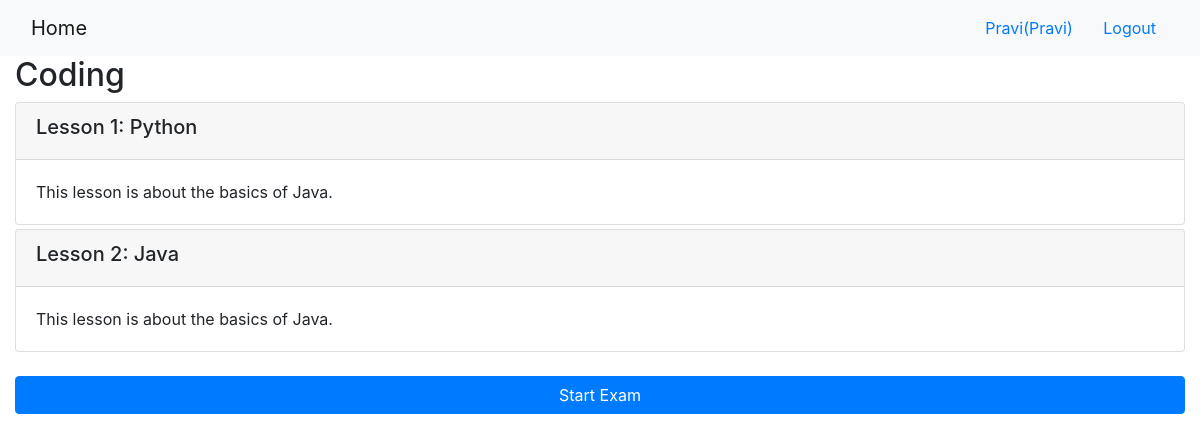
The app's page /onlinecourse/1/ (signed in) with its own data.
### onlinecourse/models.py (models this page shows, shortened)
class Course(models.Model):
    name = models.CharField(null=False, max_length=30, default='online course')
    image = models.ImageField(upload_to='course_images/')
    description = models.CharField(max_length=1000)
    pub_date = models.DateField(null=True)
    instructors = models.ManyToManyField(Instructor)
    users = models.ManyToManyField(settings.AUTH_USER_MODEL, through='Enrollment')
    total_enrollment = models.IntegerField(default=0)
    is_enrolled = False

class Lesson(models.Model):
    title = models.CharField(max_length=200, default="title")
    order = models.IntegerField(default=0)
    course = models.ForeignKey(Course, on_delete=models.CASCADE)
    content = models.TextField()

### onlinecourse/views.py (the view)
# urls.py: path('<int:pk>/', views.CourseDetailView.as_view(), name='course_details'),
class CourseDetailView(generic.DetailView):
    model = Course
    template_name = 'onlinecourse/course_detail_bootstrap.html'

### onlinecourse/templates/onlinecourse/course_detail_bootstrap.html (shortened to what this page needs)
<!DOCTYPE html>
<html lang="en">
<head>
     {% load static %}
    <link rel="stylesheet" href="https://maxcdn.bootstrapcdn.com/bootstrap/4.5.2/css/bootstrap.min.css">
</head>
<body>
    <nav class="navbar navbar-light bg-light">
        <div class="container-fluid">
            <div class="navbar-header">
                  <a class="navbar-brand" href="{% url 'onlinecourse:index' %}">Home</a>
            </div>
            <ul class="nav navbar-nav navbar-right">
                {% if user.is_authenticated %}
                <li>
                    <a class="btn btn-link" href="#">{{ user.first_name }}({{ user.username }})</a>
                    <a class="btn btn-link" href="{% url 'onlinecourse:logout' %}">Logout</a>
                </li>
                {% endif %}
            </ul>
        </div>
    </nav>
    <div class="container-fluid">
        <h2>{{ course.name }}</h2>
        <div class="card-columns-vertical">
            {% for lesson in course.lesson_set.all %}
                <div class="card mt-1">
                    <div class="card-header"><h5>Lesson {{lesson.order|add:1}}: {{lesson.title}}</h5></div>
                    <div class="card-body">{{lesson.content}}</div>
                </div>
            {% endfor %}
        </div>
        {% if user.is_authenticated %}
    <button class="btn btn-primary btn-block" data-toggle="collapse" data-target="#exam">Start Exam</button>
    {% endif %}
    </div>
</body>
</html>

### records on screen
Course: name "Coding"
Lesson: order|add "1", title "Python", content "This lesson is about the basics of Java."
Lesson: order|add "2", title "Java", content "This lesson is about the basics of Java."

### other values on screen
{{ user.first_name }} "Pravi"
{{ user.username }} "Pravi"
